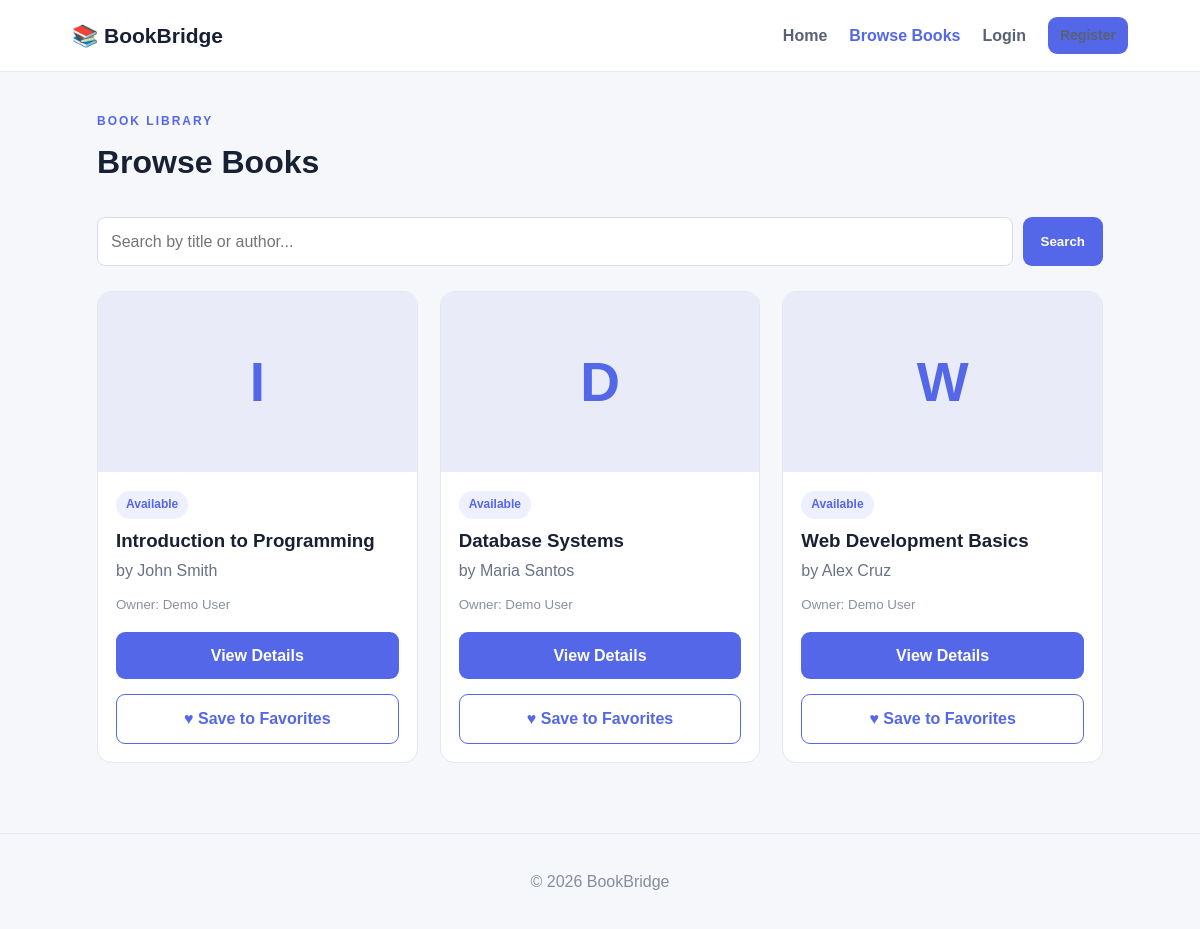
The page /books.php on the database its author committed.
### tables this page shows
CREATE TABLE books (
 id INT AUTO_INCREMENT PRIMARY KEY,
 owner_id INT NOT NULL,
 title VARCHAR(200) NOT NULL,
 author VARCHAR(150) NOT NULL,
 description TEXT,
 status ENUM('Available','Unavailable','Borrowed','Sold','Donated','Exchanged') NOT NULL DEFAULT 'Available',
 moderation_status ENUM('Pending','Approved','Rejected') NOT NULL DEFAULT 'Pending',
 created_at TIMESTAMP DEFAULT CURRENT_TIMESTAMP,
 FOREIGN KEY(owner_id) REFERENCES users(id) ON DELETE CASCADE
);

CREATE TABLE users (
 id INT AUTO_INCREMENT PRIMARY KEY,
 name VARCHAR(100) NOT NULL,
 email VARCHAR(150) NOT NULL UNIQUE,
 password VARCHAR(255) NOT NULL,
 role ENUM('user','admin') NOT NULL DEFAULT 'user',
 created_at TIMESTAMP DEFAULT CURRENT_TIMESTAMP
);

### books.php (the view, shortened to what this page needs)
<?php
require_once "config.php";
$userId = isset($_SESSION['user_id']) ? (int)$_SESSION['user_id'] : 0;
$query = trim($_GET['q'] ?? '');
if ($query !== '') {
	$statement = $conn->prepare("SELECT b.*, u.name AS owner_name, f.id IS NOT NULL AS is_favorite
		FROM books b
		JOIN users u ON u.id=b.owner_id
		LEFT JOIN favorites f ON f.book_id=b.id AND f.user_id=?
		WHERE b.moderation_status='Approved' AND b.status='Available'
		AND (b.title LIKE ? OR b.author LIKE ?)
		ORDER BY b.created_at DESC");
	$like = "%$query%";
	$statement->bind_param("iss", $userId, $like, $like);
	$statement->execute();
	$result = $statement->get_result();
} else {
	$statement = $conn->prepare("SELECT b.*, u.name AS owner_name, f.id IS NOT NULL AS is_favorite
		FROM books b
		JOIN users u ON u.id=b.owner_id
		LEFT JOIN favorites f ON f.book_id=b.id AND f.user_id=?
		WHERE b.moderation_status='Approved' AND b.status='Available'
		ORDER BY b.created_at DESC");
	$statement->bind_param("i", $userId);
	$statement->execute();
	$result = $statement->get_result();
}
?>
<!DOCTYPE html>
<html lang="en">
<head>
<link rel="stylesheet" href="css/style.css">
</head>
<body>
<header class="navbar"><a class="brand" href="index.php">📚 BookBridge</a><nav><a href="index.php">Home</a><a class="active" href="books.php">Browse Books</a><?php if (isset($_SESSION['user_id'])): ?><?php if (($_SESSION['role'] ?? '') === 'admin'): ?><a href="admin.php">Moderation</a><?php endif; ?><a href="post-book.php">Post a Book</a><a href="requests.php">Requests</a><a href="profile.php">Profile</a><a class="btn small" href="logout.php">Logout</a><?php else: ?><a href="login.php">Login</a><a class="btn small" href="register.php">Register</a><?php endif; ?></nav></header>
<main class="container page">
	<div class="section-head"><div><span class="eyebrow">BOOK LIBRARY</span><h1>Browse Books</h1></div></div>
	<form class="search" method="get"><input name="q" value="<?=htmlspecialchars($query)?>" placeholder="Search by title or author..."><button class="btn">Search</button></form>
	<?php if ($result->num_rows === 0): ?><p>No available approved books matched your search.</p><?php else: ?>
		<div class="book-grid">
		<?php while ($book = $result->fetch_assoc()): ?>
			<article class="book-card"><div class="cover-placeholder"><?=htmlspecialchars(strtoupper(substr($book['title'], 0, 1)))?></div><div class="book-info"><span class="badge"><?=htmlspecialchars($book['status'])?></span><h3><?=htmlspecialchars($book['title'])?></h3><p>by <?=htmlspecialchars($book['author'])?></p><small>Owner: <?=htmlspecialchars($book['owner_name'])?></small><a class="btn full" href="book-details.php?id=<?=(int)$book['id']?>">View Details</a>
				<?php if ($userId): ?><form method="post"><input type="hidden" name="csrf_token" value="<?=htmlspecialchars($_SESSION['csrf_token'])?>"><input type="hidden" name="book_id" value="<?=(int)$book['id']?>"><button class="btn full outline" name="action" value="<?=$book['is_favorite'] ? 'remove_favorite' : 'save_favorite'?>"><?=$book['is_favorite'] ? 'Unsave' : '♥ Save to Favorites'?></button></form><?php else: ?><a class="btn full outline" href="login.php">♥ Save to Favorites</a><?php endif; ?>
			</div></article>
		<?php endwhile; ?>
		</div>
	<?php endif; ?>
</main>
<footer>© <?=date("Y")?> BookBridge</footer>
</body>
</html>

### css/style.css (style rules this page uses)
* { box-sizing:border-box }
body { margin:0;font-family:Arial,Helvetica,sans-serif;background:#f6f7fb;color:#182033;line-height:1.6 }
a { color:inherit;text-decoration:none }
.navbar { height:72px;background:#fff;border-bottom:1px solid #e6e8ee;display:flex;align-items:center;justify-content:space-between;padding:0 6%;position:sticky;top:0;z-index:10 }
.brand { font-size:21px;font-weight:800 }
.navbar nav { display:flex;align-items:center;gap:22px }
.navbar nav a { font-weight:600;color:#596174 }
.navbar nav a:hover,.navbar nav .active { color:#5367e8 }
.btn { display:inline-block;border:0;border-radius:9px;background:#5367e8;color:#fff;padding:11px 18px;font-weight:700;cursor:pointer }
.btn.outline { background:transparent;color:#5367e8;border:1px solid #5367e8 }
.btn.small { padding:7px 12px;font-size:14px }
.btn.full { width:100%;text-align:center;margin-top:15px }
.eyebrow { font-size:12px;letter-spacing:2px;color:#5367e8;font-weight:800 }
.container { max-width:1150px;margin:auto;padding:35px 6% }
.page { min-height:70vh }
.section-head { display:flex;justify-content:space-between;align-items:end;margin-bottom:25px }
.section-head h1,.section-head h2 { margin:4px 0 }
.book-grid { display:grid;grid-template-columns:repeat(3,1fr);gap:22px }
.book-card { background:#fff;border:1px solid #e4e7ef;border-radius:14px;overflow:hidden }
.cover-placeholder { height:180px;background:#e9ecf8;display:flex;align-items:center;justify-content:center;font-size:55px;font-weight:900;color:#5367e8 }
.book-info { padding:18px }
.book-info h3 { margin:7px 0 2px }
.book-info p { margin:0 0 8px;color:#697186 }
.book-info small { color:#8990a0 }
.badge { display:inline-block;background:#eef0ff;color:#5367e8;border-radius:20px;padding:4px 10px;font-size:12px;font-weight:700 }
.search { display:flex;gap:10px;margin-bottom:25px }
.search input { flex:1 }
.form input,.form textarea,.form select,.search input { font:inherit;padding:11px 13px;border:1px solid #d9dde7;border-radius:8px;background:#fff }
footer { text-align:center;padding:35px;color:#858c9d;border-top:1px solid #e5e7ee;margin-top:35px }

### rows shown on the page
books: title "I", status "Available", title "Introduction to Programming", author "John Smith", owner.name "Demo User"
books: title "D", status "Available", title "Database Systems", author "Maria Santos", owner.name "Demo User"
books: title "W", status "Available", title "Web Development Basics", author "Alex Cruz", owner.name "Demo User"
